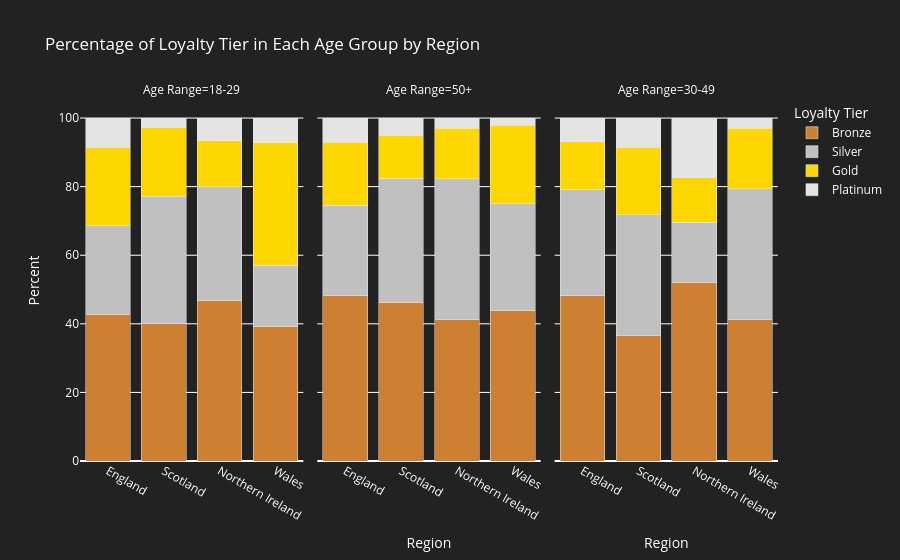

Notebook code for this chart:
### Markdown cell above
### Grouped bar chart of age range vs loyalty tier and region (percentage)

### Code cell
tier_order = ['Bronze', 'Silver', 'Gold', 'Platinum']
tier_colors = {'Bronze': '#cd7f32', 'Silver': '#c0c0c0', 'Gold': '#ffd700', 'Platinum': '#e5e4e2'}
tier_counts = df_customers.groupby(['region', 'age_group', 'loyalty_tier']).size().reset_index(name='count')
total_by_age_region = df_customers.groupby(['region', 'age_group']).size().reset_index(name='total')
merged = pd.merge(tier_counts, total_by_age_region, on=['region', 'age_group'])
merged['percent'] = merged['count'] / merged['total'] * 100
merged['loyalty_tier'] = pd.Categorical(merged['loyalty_tier'], categories=tier_order, ordered=True)
fig4 = px.bar(
    merged.sort_values('loyalty_tier'),
    x='region',
    y='percent',
    color='loyalty_tier',
    facet_col='age_group',
    barmode='stack',
    labels={'region': 'Region', 'percent': 'Percent of Loyalty Tier', 'loyalty_tier': 'Loyalty Tier', 'age_group': 'Age Range'},
    title='Percentage of Loyalty Tier in Each Age Group by Region',
    color_discrete_map=tier_colors
    )
fig4.update_layout(
    xaxis_title='',
    yaxis_title='Percent',
    plot_bgcolor='#222',
    paper_bgcolor='#222',
    font_color='white',
    title_font_color='white',
    legend_font_color='white',
    xaxis=dict(tickfont=dict(color='white')),
    yaxis=dict(tickfont=dict(color='white'))
    )
fig4.show()

### Figure 1 — Plotly figure (JSON) as saved in the notebook; plotly's stock layout.template omitted (floating-point values rounded to 4 significant figures)
{"data": [{"hovertemplate": "Loyalty Tier=Bronze<br>Age Range=18-29<br>Region=%{x}<br>Percent of Loyalty Tier=%{y}<extra></extra>", "legendgroup": "Bronze", "marker": {"color": "#cd7f32", "pattern": {"shape": ""}}, "name": "Bronze", "orientation": "v", "showlegend": true, "textposition": "auto", "type": "bar", "x": ["England", "Scotland", "Northern Ireland", "Wales"], "xaxis": "x", "y": [42.86, 40.0, 46.67, 39.29], "yaxis": "y"}, {"hovertemplate": "Loyalty Tier=Bronze<br>Age Range=50+<br>Region=%{x}<br>Percent of Loyalty Tier=%{y}<extra></extra>", "legendgroup": "Bronze", "marker": {"color": "#cd7f32", "pattern": {"shape": ""}}, "name": "Bronze", "orientation": "v", "showlegend": false, "textposition": "auto", "type": "bar", "x": ["Northern Ireland", "Scotland", "England", "Wales"], "xaxis": "x2", "y": [41.18, 46.25, 48.23, 43.75], "yaxis": "y2"}, {"hovertemplate": "Loyalty Tier=Bronze<br>Age Range=30-49<br>Region=%{x}<br>Percent of Loyalty Tier=%{y}<extra></extra>", "legendgroup": "Bronze", "marker": {"color": "#cd7f32", "pattern": {"shape": ""}}, "name": "Bronze", "orientation": "v", "showlegend": false, "textposition": "auto", "type": "bar", "x": ["Scotland", "Northern Ireland", "England", "Wales"], "xaxis": "x3", "y": [36.62, 52.17, 48.15, 41.18], "yaxis": "y3"}, {"hovertemplate": "Loyalty Tier=Silver<br>Age Range=18-29<br>Region=%{x}<br>Percent of Loyalty Tier=%{y}<extra></extra>", "legendgroup": "Silver", "marker": {"color": "#c0c0c0", "pattern": {"shape": ""}}, "name": "Silver", "orientation": "v", "showlegend": true, "textposition": "auto", "type": "bar", "x": ["Wales", "Scotland", "Northern Ireland", "England"], "xaxis": "x", "y": [17.86, 37.14, 33.33, 25.71], "yaxis": "y"}, {"hovertemplate": "Loyalty Tier=Silver<br>Age Range=50+<br>Region=%{x}<br>Percent of Loyalty Tier=%{y}<extra></extra>", "legendgroup": "Silver", "marker": {"color": "#c0c0c0", "pattern": {"shape": ""}}, "name": "Silver", "orientation": "v", "showlegend": false, "textposition": "auto", "type": "bar", "x": ["Scotland", "Northern Ireland", "Wales", "England"], "xaxis": "x2", "y": [36.25, 41.18, 31.25, 26.37], "yaxis": "y2"}, {"hovertemplate": "Loyalty Tier=Silver<br>Age Range=30-49<br>Region=%{x}<br>Percent of Loyalty Tier=%{y}<extra></extra>", "legendgroup": "Silver", "marker": {"color": "#c0c0c0", "pattern": {"shape": ""}}, "name": "Silver", "orientation": "v", "showlegend": false, "textposition": "auto", "type": "bar", "x": ["Scotland", "Wales", "Northern Ireland", "England"], "xaxis": "x3", "y": [35.21, 38.24, 17.39, 31.02], "yaxis": "y3"}, {"hovertemplate": "Loyalty Tier=Gold<br>Age Range=18-29<br>Region=%{x}<br>Percent of Loyalty Tier=%{y}<extra></extra>", "legendgroup": "Gold", "marker": {"color": "#ffd700", "pattern": {"shape": ""}}, "name": "Gold", "orientation": "v", "showlegend": true, "textposition": "auto", "type": "bar", "x": ["England", "Wales", "Scotland", "Northern Ireland"], "xaxis": "x", "y": [22.86, 35.71, 20.0, 13.33], "yaxis": "y"}, {"hovertemplate": "Loyalty Tier=Gold<br>Age Range=50+<br>Region=%{x}<br>Percent of Loyalty Tier=%{y}<extra></extra>", "legendgroup": "Gold", "marker": {"color": "#ffd700", "pattern": {"shape": ""}}, "name": "Gold", "orientation": "v", "showlegend": false, "textposition": "auto", "type": "bar", "x": ["Wales", "England", "Northern Ireland", "Scotland"], "xaxis": "x2", "y": [22.92, 18.33, 14.71, 12.5], "yaxis": "y2"}, {"hovertemplate": "Loyalty Tier=Gold<br>Age Range=30-49<br>Region=%{x}<br>Percent of Loyalty Tier=%{y}<extra></extra>", "legendgroup": "Gold", "marker": {"color": "#ffd700", "pattern": {"shape": ""}}, "name": "Gold", "orientation": "v", "showlegend": false, "textposition": "auto", "type": "bar", "x": ["Wales", "England", "Northern Ireland", "Scotland"], "xaxis": "x3", "y": [17.65, 13.89, 13.04, 19.72], "yaxis": "y3"}, {"hovertemplate": "Loyalty Tier=Platinum<br>Age Range=18-29<br>Region=%{x}<br>Percent of Loyalty Tier=%{y}<extra></extra>", "legendgroup": "Platinum", "marker": {"color": "#e5e4e2", "pattern": {"shape": ""}}, "name": "Platinum", "orientation": "v", "showlegend": true, "textposition": "auto", "type": "bar", "x": ["Scotland", "Wales", "Northern Ireland", "England"], "xaxis": "x", "y": [2.857, 7.143, 6.667, 8.571], "yaxis": "y"}, {"hovertemplate": "Loyalty Tier=Platinum<br>Age Range=50+<br>Region=%{x}<br>Percent of Loyalty Tier=%{y}<extra></extra>", "legendgroup": "Platinum", "marker": {"color": "#e5e4e2", "pattern": {"shape": ""}}, "name": "Platinum", "orientation": "v", "showlegend": false, "textposition": "auto", "type": "bar", "x": ["Wales", "Northern Ireland", "Scotland", "England"], "xaxis": "x2", "y": [2.083, 2.941, 5.0, 7.074], "yaxis": "y2"}, {"hovertemplate": "Loyalty Tier=Platinum<br>Age Range=30-49<br>Region=%{x}<br>Percent of Loyalty Tier=%{y}<extra></extra>", "legendgroup": "Platinum", "marker": {"color": "#e5e4e2", "pattern": {"shape": ""}}, "name": "Platinum", "orientation": "v", "showlegend": false, "textposition": "auto", "type": "bar", "x": ["Northern Ireland", "England", "Scotland", "Wales"], "xaxis": "x3", "y": [17.39, 6.944, 8.451, 2.941], "yaxis": "y3"}], "layout": {"annotations": [{"font": {}, "showarrow": false, "text": "Age Range=18-29", "x": 0.16, "xanchor": "center", "xref": "paper", "y": 1, "yanchor": "bottom", "yref": "paper"}, {"font": {}, "showarrow": false, "text": "Age Range=50+", "x": 0.5, "xanchor": "center", "xref": "paper", "y": 1, "yanchor": "bottom", "yref": "paper"}, {"font": {}, "showarrow": false, "text": "Age Range=30-49", "x": 0.84, "xanchor": "center", "xref": "paper", "y": 1, "yanchor": "bottom", "yref": "paper"}], "barmode": "stack", "font": {"color": "white"}, "legend": {"font": {"color": "white"}, "title": {"text": "Loyalty Tier"}, "tracegroupgap": 0}, "paper_bgcolor": "#222", "plot_bgcolor": "#222", "title": {"font": {"color": "white"}, "text": "Percentage of Loyalty Tier in Each Age Group by Region"}, "xaxis": {"anchor": "y", "domain": [0, 0.32], "tickfont": {"color": "white"}, "title": {"text": ""}}, "xaxis2": {"anchor": "y2", "domain": [0.34, 0.66], "matches": "x", "title": {"text": "Region"}}, "xaxis3": {"anchor": "y3", "domain": [0.68, 1.0], "matches": "x", "title": {"text": "Region"}}, "yaxis": {"anchor": "x", "domain": [0, 1], "tickfont": {"color": "white"}, "title": {"text": "Percent"}}, "yaxis2": {"anchor": "x2", "domain": [0, 1], "matches": "y", "showticklabels": false}, "yaxis3": {"anchor": "x3", "domain": [0, 1], "matches": "y", "showticklabels": false}}}
